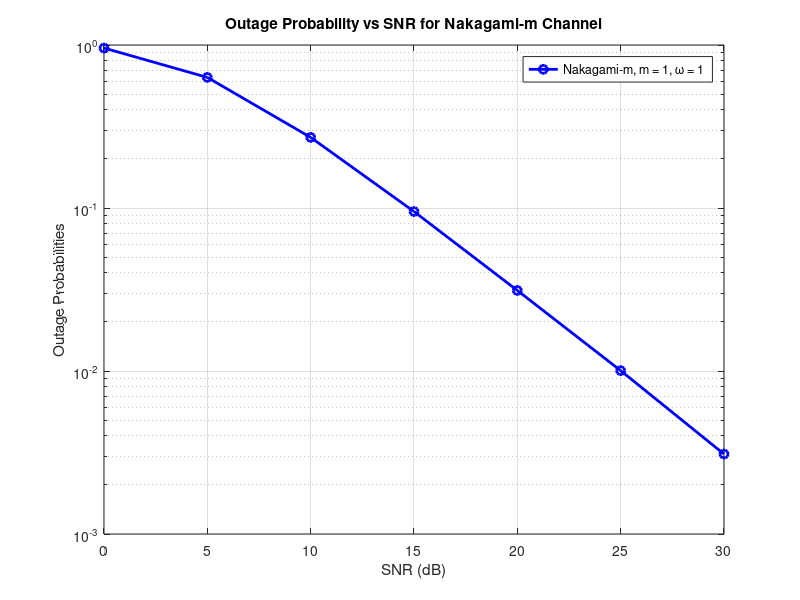

Reproduce this figure in MATLAB.
% Define Nakagami-m parameters
m = 1; % shape factor (m >= 0.5)
omega = 1; % spread factor

% Number of samples
num_samples = 1000000;

% Define SNR range in dB
snr_dB_range = 0:5:30; % SNR values from 0 to 30 dB in steps of 2 dB
snr_dB_range_linear = 10.^(snr_dB_range./10);

% Define outage SNR threshold in dB
snr_threshold_dB = 5; % Outage threshold in dB
snr_threshold_linear = 10.^(snr_threshold_dB./10);


% Initialize array for outage probability
%outage_probabilities = zeros(size(snr_dB_range));

% Loop over each SNR value to calculate outage probability
for i = 1:length(snr_dB_range)

    SNR_dB = snr_dB_range(i);
    
    % Generate Nakagami-m distributed channel coefficients
    h = sqrt(gamrnd(m, omega/m, 1, num_samples));
    
    % Calculate received SNR
    instt_snr = (abs(h).^2) * snr_dB_range_linear(i);
    count = 0;
    for j =1:num_samples
        if instt_snr(j) < snr_threshold_linear
            count = count +1;
        end
            
    end
    % Calculate outage probability
    nErr = count./num_samples
    outage_probabilities(i) = nErr;
end

% Plot Outage Probability vs SNR
figure;
semilogy(snr_dB_range, outage_probabilities, 'b-o', 'LineWidth', 2);
grid on;
xlabel('SNR (dB)');
ylabel('Outage Probabilities');
title('Outage Probability vs SNR for Nakagami-m Channel');
legend(['Nakagami-m, m = ' num2str(m) ', \omega = ' num2str(omega)]);
